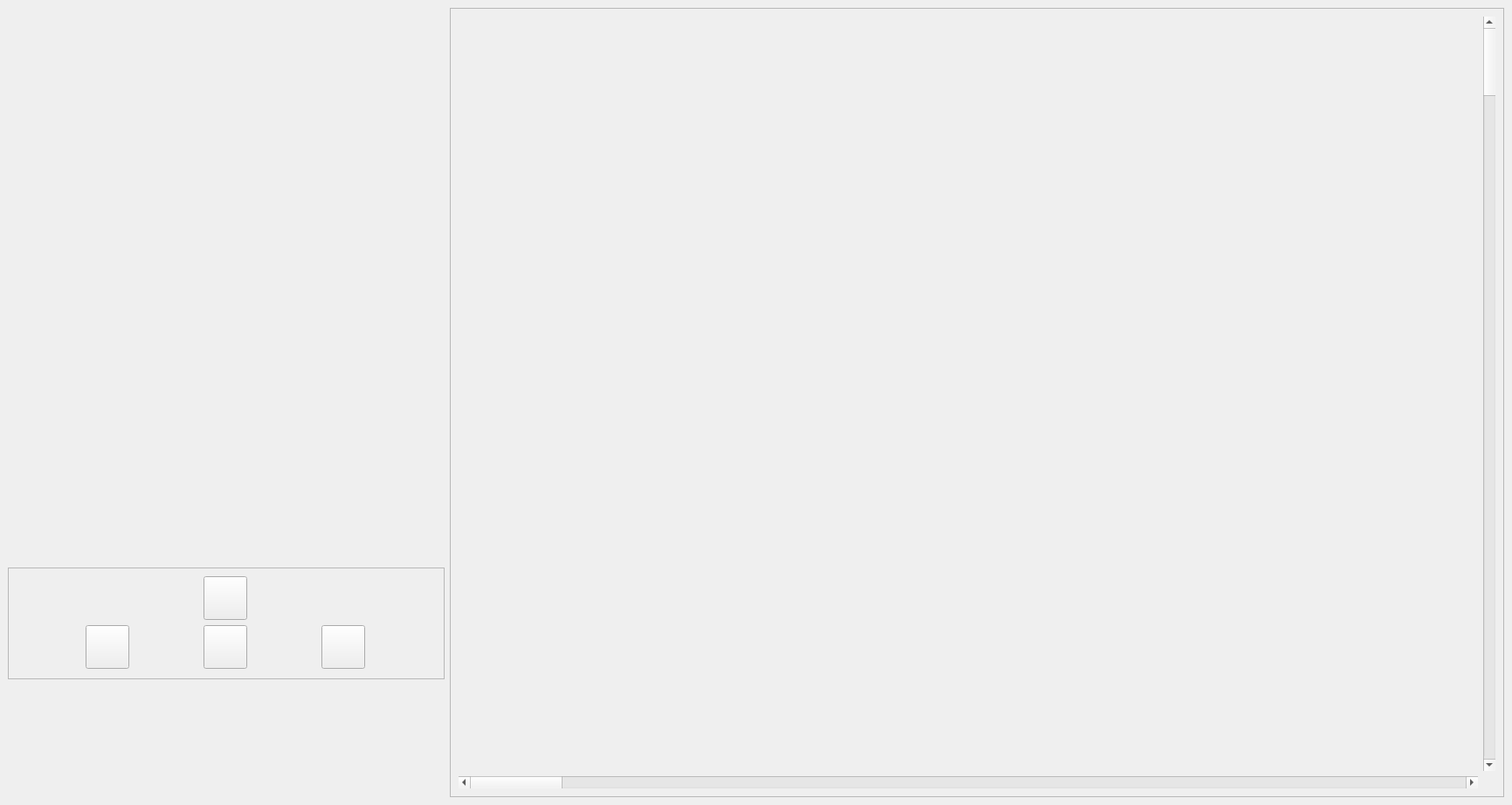
<?xml version="1.0" encoding="UTF-8"?>
<ui version="4.0">
 <class>MainWindow</class>
 <widget class="QMainWindow" name="MainWindow">
  <property name="geometry">
   <rect>
    <x>0</x>
    <y>0</y>
    <width>1731</width>
    <height>922</height>
   </rect>
  </property>
  <property name="minimumSize">
   <size>
    <width>1731</width>
    <height>900</height>
   </size>
  </property>
  <property name="maximumSize">
   <size>
    <width>1731</width>
    <height>922</height>
   </size>
  </property>
  <property name="windowTitle">
   <string>基于图像拼接的三维全景观察</string>
  </property>
  <widget class="QWidget" name="centralwidget">
   <layout class="QGridLayout" name="gridLayout_2">
    <item row="2" column="0">
     <layout class="QGridLayout" name="gridLayout_7"/>
    </item>
    <item row="0" column="1" rowspan="5">
     <widget class="QFrame" name="frame_2">
      <property name="minimumSize">
       <size>
        <width>1200</width>
        <height>900</height>
       </size>
      </property>
      <property name="frameShape">
       <enum>QFrame::StyledPanel</enum>
      </property>
      <property name="frameShadow">
       <enum>QFrame::Raised</enum>
      </property>
      <layout class="QGridLayout" name="gridLayout_3">
       <item row="0" column="2">
        <widget class="QScrollBar" name="verticalScrollBar">
         <property name="orientation">
          <enum>Qt::Vertical</enum>
         </property>
        </widget>
       </item>
       <item row="1" column="0" colspan="2">
        <widget class="QScrollBar" name="horizontalScrollBar">
         <property name="orientation">
          <enum>Qt::Horizontal</enum>
         </property>
        </widget>
       </item>
       <item row="0" column="0" colspan="2">
        <widget class="QLabel" name="pano_label">
         <property name="sizePolicy">
          <sizepolicy hsizetype="Preferred" vsizetype="Preferred">
           <horstretch>0</horstretch>
           <verstretch>0</verstretch>
          </sizepolicy>
         </property>
         <property name="layoutDirection">
          <enum>Qt::LeftToRight</enum>
         </property>
         <property name="text">
          <string/>
         </property>
         <property name="scaledContents">
          <bool>true</bool>
         </property>
        </widget>
       </item>
      </layout>
     </widget>
    </item>
    <item row="1" column="0">
     <layout class="QGridLayout" name="gridLayout_8">
      <item row="0" column="0">
       <widget class="QLabel" name="pos_label">
        <property name="minimumSize">
         <size>
          <width>500</width>
          <height>50</height>
         </size>
        </property>
        <property name="maximumSize">
         <size>
          <width>225</width>
          <height>50</height>
         </size>
        </property>
        <property name="font">
         <font>
          <family>黑体</family>
          <pointsize>12</pointsize>
         </font>
        </property>
        <property name="text">
         <string/>
        </property>
        <property name="alignment">
         <set>Qt::AlignCenter</set>
        </property>
       </widget>
      </item>
     </layout>
    </item>
    <item row="0" column="0">
     <widget class="QLabel" name="map_label">
      <property name="minimumSize">
       <size>
        <width>450</width>
        <height>450</height>
       </size>
      </property>
      <property name="maximumSize">
       <size>
        <width>450</width>
        <height>450</height>
       </size>
      </property>
      <property name="font">
       <font>
        <pointsize>9</pointsize>
       </font>
      </property>
      <property name="styleSheet">
       <string notr="true">border-image:url(:/map/map.jpg)</string>
      </property>
      <property name="text">
       <string/>
      </property>
     </widget>
    </item>
    <item row="3" column="0">
     <widget class="QFrame" name="frame">
      <property name="sizePolicy">
       <sizepolicy hsizetype="Preferred" vsizetype="Preferred">
        <horstretch>0</horstretch>
        <verstretch>0</verstretch>
       </sizepolicy>
      </property>
      <property name="minimumSize">
       <size>
        <width>0</width>
        <height>0</height>
       </size>
      </property>
      <property name="maximumSize">
       <size>
        <width>16777215</width>
        <height>16777215</height>
       </size>
      </property>
      <property name="contextMenuPolicy">
       <enum>Qt::DefaultContextMenu</enum>
      </property>
      <property name="layoutDirection">
       <enum>Qt::LeftToRight</enum>
      </property>
      <property name="frameShape">
       <enum>QFrame::StyledPanel</enum>
      </property>
      <property name="frameShadow">
       <enum>QFrame::Raised</enum>
      </property>
      <layout class="QGridLayout" name="gridLayout">
       <property name="sizeConstraint">
        <enum>QLayout::SetDefaultConstraint</enum>
       </property>
       <property name="horizontalSpacing">
        <number>6</number>
       </property>
       <item row="2" column="1">
        <widget class="QPushButton" name="pushButton">
         <property name="minimumSize">
          <size>
           <width>50</width>
           <height>50</height>
          </size>
         </property>
         <property name="maximumSize">
          <size>
           <width>50</width>
           <height>50</height>
          </size>
         </property>
         <property name="text">
          <string/>
         </property>
         <property name="icon">
          <iconset resource="../img/img.qrc">
           <normaloff>:/icon/方向箭头-左.png</normaloff>:/icon/方向箭头-左.png</iconset>
         </property>
         <property name="shortcut">
          <string>Left</string>
         </property>
        </widget>
       </item>
       <item row="2" column="3">
        <widget class="QPushButton" name="pushButton_3">
         <property name="minimumSize">
          <size>
           <width>50</width>
           <height>50</height>
          </size>
         </property>
         <property name="maximumSize">
          <size>
           <width>50</width>
           <height>50</height>
          </size>
         </property>
         <property name="text">
          <string/>
         </property>
         <property name="icon">
          <iconset resource="../img/img.qrc">
           <normaloff>:/icon/方向箭头-右.png</normaloff>:/icon/方向箭头-右.png</iconset>
         </property>
         <property name="shortcut">
          <string>Right</string>
         </property>
        </widget>
       </item>
       <item row="2" column="2">
        <widget class="QPushButton" name="pushButton_2">
         <property name="minimumSize">
          <size>
           <width>50</width>
           <height>50</height>
          </size>
         </property>
         <property name="maximumSize">
          <size>
           <width>50</width>
           <height>50</height>
          </size>
         </property>
         <property name="text">
          <string/>
         </property>
         <property name="icon">
          <iconset resource="../img/img.qrc">
           <normaloff>:/icon/方向箭头-下.png</normaloff>:/icon/方向箭头-下.png</iconset>
         </property>
         <property name="shortcut">
          <string>Down</string>
         </property>
        </widget>
       </item>
       <item row="1" column="2">
        <widget class="QPushButton" name="pushButton_4">
         <property name="sizePolicy">
          <sizepolicy hsizetype="Minimum" vsizetype="Maximum">
           <horstretch>0</horstretch>
           <verstretch>0</verstretch>
          </sizepolicy>
         </property>
         <property name="minimumSize">
          <size>
           <width>50</width>
           <height>50</height>
          </size>
         </property>
         <property name="maximumSize">
          <size>
           <width>50</width>
           <height>50</height>
          </size>
         </property>
         <property name="text">
          <string/>
         </property>
         <property name="icon">
          <iconset resource="../img/img.qrc">
           <normaloff>:/icon/方向箭头-上.png</normaloff>:/icon/方向箭头-上.png</iconset>
         </property>
         <property name="shortcut">
          <string>Up</string>
         </property>
        </widget>
       </item>
      </layout>
     </widget>
    </item>
   </layout>
  </widget>
 </widget>
 <resources>
  <include location="../img/img.qrc"/>
 </resources>
 <connections/>
</ui>
